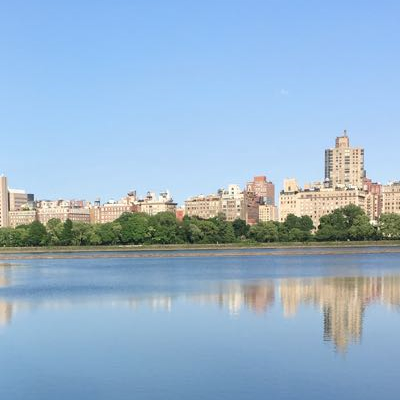
#> input picture image0.jpg, 400 x 400 px
$ python Agent.py
#> lines starting #> are read from the running program, lines starting #| are printed output that depends on the picture
# https://pillow.readthedocs.io/en/stable/reference/Image.html

import numpy
import math
from PIL import Image

class Agent:
    # Takes an image_path to prepare the image
    def __init__(self, image_path):
        self.image_path = image_path
        self.training_image = None # Left image
        self.actual_image = None # Right image
        self.test_image = None # Grayscaled right image
        self.initialize_image()
        print("Loaded {}".format(image_path))
        return

    # Loads the image and prepares data for the agent
    def initialize_image(self):
        with Image.open(self.image_path) as image:
#> image is the input picture: PIL image 400x400 RGB; mean R, G, B 151.7, 179.7, 204.6
            width, height = image.size
#> width = 400; height = 400
            middle = math.ceil(width/2)
#> middle = 200
            self.training_image = image.crop( (0, 0, middle, height) )
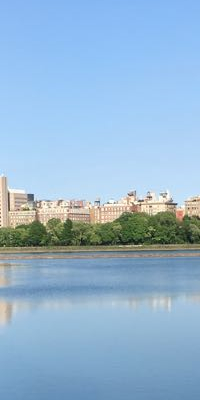
#> self.training_image: PIL image 200x400 RGB; mean R, G, B 148.7, 181.4, 209
            self.actual_image = image.crop( (middle, 0, width, height) )
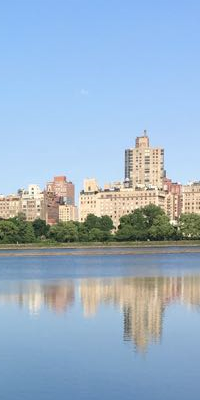
#> self.actual_image: PIL image 200x400 RGB; mean R, G, B 154.7, 178.1, 200.2
            self.test_image = self.actual_image.copy()
            image_to_grayscale(self.test_image)
        return

# Converts an image to grayscale
def image_to_grayscale(image):
    width, height = image.size
#> width = 200; height = 400
    data = list(image.getdata())
#> data = 80000 items
    for y in range(0, height, 1):
        for x in range(0, width, 1):
            index = (width * y) + x
            grayscale = rgb_to_grayscale( data[index] )
            data[index] = (grayscale, grayscale, grayscale)
    image.putdata(data)
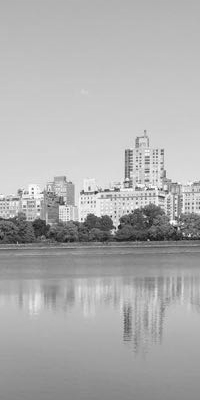
#> image: PIL image 200x400 RGB; min 13, max 254, mean 174.2
    return image

# Converts RGB to Grayscale
def rgb_to_grayscale(rgb_data):
    return min(
        math.floor(
            (0.21 * rgb_data[0]) +
            (0.72 * rgb_data[1]) +
            (0.07 * rgb_data[2])
        ),
        255
    )

# Get variance and gradient
def get_variance(actual_image, predict_image):
    actual_data = numpy.array(actual_image.getdata())
    prediction_data = numpy.array(predict_image.getdata())
    gradient = prediction_data - actual_data
    variance = gradient.var()
    return (gradient, variance)

# Saves the images attached by the sides
def save_all(images, image_path):
#> called with image_path = './Output/temp.png'
    total_size = [0, 0]
    for image in images:
        width, height = image.size
        total_size[0] += width
        if height > total_size[1]:
            total_size[1] = height
    total_size = tuple(total_size)

    result_image = Image.new("RGB", (total_size))
#> result_image: PIL image 400x400 RGB; every value is 0
    x = 0
    for image in images:
        width, height = image.size
        result_image.paste(image, (x, 0))
        x += width
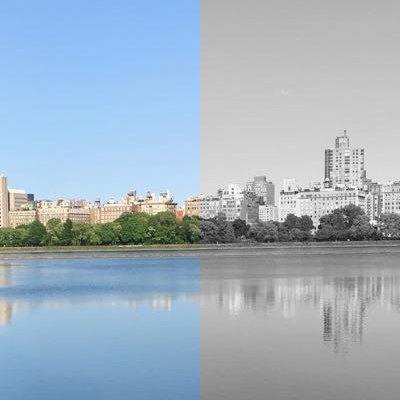
#> result_image: PIL image 400x400 RGB; mean R, G, B 161.4, 177.8, 191.6
#> after the loop, x = 400
    result_image.save(image_path)
    print("Saved as {}".format(image_path))
    return

# Uses L2 Norm to check the quality of the prediction compared to the actual image
# Checks only the region predicted
def check_prediction(prediction_data, actual_image, include_border=False):
    width, height = actual_image.size
    prediction_image = Image.new("RGB", (width, height))
    prediction_image.putdata(prediction_data)

    if not include_border:
        rectangle = (
            1,
            1,
            width-1,
            height-1
        )
        actual_image = actual_image.copy()
        actual_image.crop(rectangle)
    else:
        rectangle = (
            0,
            0,
            width,
            height
        )
    prediction_image.crop(rectangle)

    prediction_data = numpy.array(prediction_image.getdata(), dtype=numpy.uint8)
    actual_data = numpy.array(actual_image.getdata(), dtype=numpy.uint8)

# Example usage of Agent.py
if __name__ == "__main__":
    agent = Agent("./image0.jpg")
    save_all([agent.training_image, agent.test_image], "./Output/temp.png")

    data = agent.test_image.getdata()

    # NOTE: .getpixel is slower than data[199]
    print(data[199]) # 199th pixel
#| (179, 179, 179)
    print(agent.actual_image.getpixel( (199, 0) )) # Pixel at x=199, y=0
#| (140, 185, 244)
    print()
    print(data[(200*399) + 5]) # (200*399) is the 1st column of the 400th row, +5 is the 6th column in that row
#| (134, 134, 134)
    print(agent.actual_image.getpixel( (5, 399) )) # Pixel at x=5, y=399
#| (100, 140, 176)
    print()
    print(get_variance(agent.actual_image, agent.test_image))
#> in get_variance, `variance = gradient.var()`: variance = 804.7
#> (printed output is left out)

$ run again, with temp.jpg copied over image0.jpg
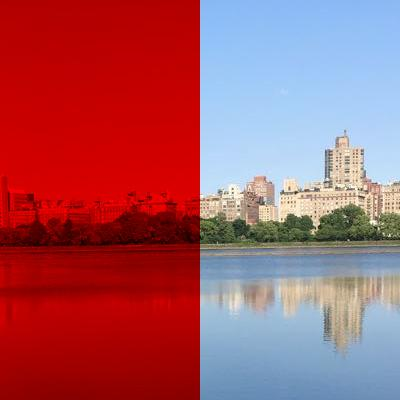
#> input picture temp.jpg, 400 x 400 px
#> in initialize_image, image is the input picture: PIL image 400x400 RGB; mean R, G, B 165.2, 89.4, 100.6
#> in initialize_image, `self.actual_image = image.crop( (middle, 0, width, height) )`:
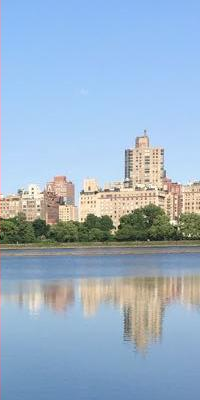
#> self.actual_image: PIL image 200x400 RGB; mean R, G, B 155, 178, 200.2
#> data = 80000 items
#> image: PIL image 200x400 RGB
#> after the loop in save_all, `for image in images:`:
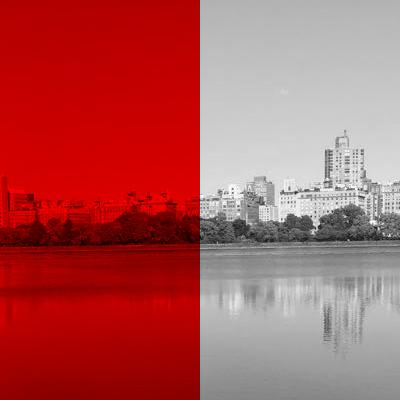
#> result_image: PIL image 400x400 RGB; mean R, G, B 174.8, 87.5, 87.6
#> after the loop in save_all, `for image in images:`: x = 400
#| (179, 179, 179)
#| (140, 185, 242)
#| (135, 135, 135)
#| (97, 143, 177)
#> variance = 800.4
#> (printed output is left out)
